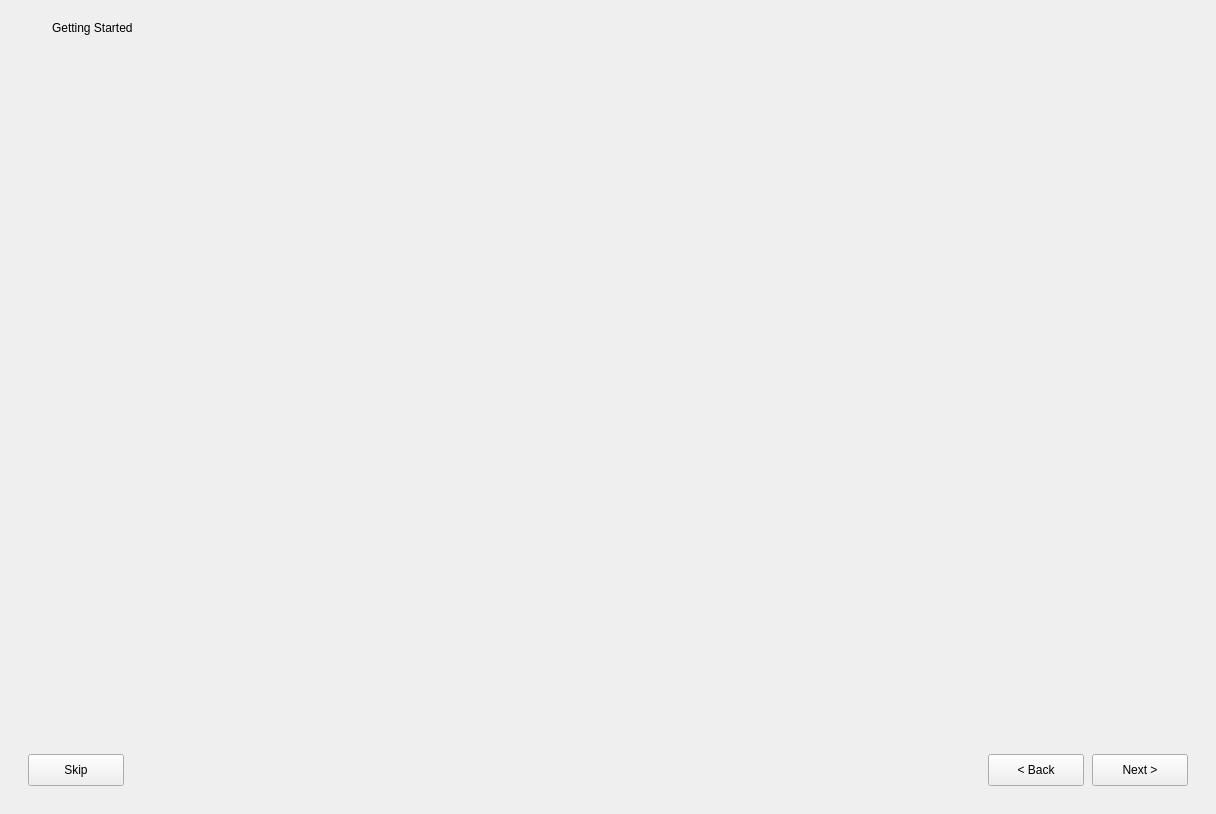
<?xml version="1.0" encoding="UTF-8"?>
<ui version="4.0">
 <class>OnboardingDlg</class>
 <widget class="QWidget" name="OnboardingDlg">
  <property name="geometry">
   <rect>
    <x>0</x>
    <y>0</y>
    <width>1216</width>
    <height>814</height>
   </rect>
  </property>
  <property name="windowTitle">
   <string>Getting Started</string>
  </property>
  <layout class="QVBoxLayout" name="verticalLayoutDialog">
   <property name="spacing">
    <number>0</number>
   </property>
   <property name="leftMargin">
    <number>12</number>
   </property>
   <property name="topMargin">
    <number>12</number>
   </property>
   <property name="rightMargin">
    <number>12</number>
   </property>
   <property name="bottomMargin">
    <number>12</number>
   </property>
   <item>
    <widget class="QFrame" name="frameRoot">
     <property name="frameShape">
      <enum>QFrame::Shape::NoFrame</enum>
     </property>
     <property name="frameShadow">
      <enum>QFrame::Shadow::Plain</enum>
     </property>
     <layout class="QVBoxLayout" name="verticalLayoutRoot">
      <property name="spacing">
       <number>0</number>
      </property>
      <property name="leftMargin">
       <number>0</number>
      </property>
      <property name="topMargin">
       <number>0</number>
      </property>
      <property name="rightMargin">
       <number>0</number>
      </property>
      <property name="bottomMargin">
       <number>0</number>
      </property>
      <item>
       <widget class="QFrame" name="frameTitle">
        <property name="minimumSize">
         <size>
          <width>0</width>
          <height>32</height>
         </size>
        </property>
        <property name="maximumSize">
         <size>
          <width>16777215</width>
          <height>32</height>
         </size>
        </property>
        <property name="frameShape">
         <enum>QFrame::Shape::NoFrame</enum>
        </property>
        <property name="frameShadow">
         <enum>QFrame::Shadow::Plain</enum>
        </property>
        <layout class="QHBoxLayout" name="horizontalLayoutTitle">
         <property name="spacing">
          <number>8</number>
         </property>
         <property name="leftMargin">
          <number>12</number>
         </property>
         <property name="topMargin">
          <number>0</number>
         </property>
         <property name="rightMargin">
          <number>12</number>
         </property>
         <property name="bottomMargin">
          <number>0</number>
         </property>
         <item>
          <widget class="QToolButton" name="btnIconTitle">
           <property name="minimumSize">
            <size>
             <width>20</width>
             <height>20</height>
            </size>
           </property>
           <property name="maximumSize">
            <size>
             <width>20</width>
             <height>20</height>
            </size>
           </property>
           <property name="focusPolicy">
            <enum>Qt::FocusPolicy::NoFocus</enum>
           </property>
           <property name="text">
            <string/>
           </property>
           <property name="iconSize">
            <size>
             <width>16</width>
             <height>16</height>
            </size>
           </property>
           <property name="autoRaise">
            <bool>true</bool>
           </property>
          </widget>
         </item>
         <item>
          <widget class="QLabel" name="lblHeaderTitle">
           <property name="text">
            <string>Getting Started</string>
           </property>
           <property name="alignment">
            <set>Qt::AlignmentFlag::AlignLeading|Qt::AlignmentFlag::AlignLeft|Qt::AlignmentFlag::AlignVCenter</set>
           </property>
          </widget>
         </item>
         <item>
          <spacer name="horizontalSpacerTitle">
           <property name="orientation">
            <enum>Qt::Orientation::Horizontal</enum>
           </property>
           <property name="sizeHint" stdset="0">
            <size>
             <width>40</width>
             <height>20</height>
            </size>
           </property>
          </spacer>
         </item>
        </layout>
       </widget>
      </item>
      <item>
       <widget class="QFrame" name="frameCarousel">
        <property name="frameShape">
         <enum>QFrame::Shape::NoFrame</enum>
        </property>
        <property name="frameShadow">
         <enum>QFrame::Shadow::Plain</enum>
        </property>
        <layout class="QVBoxLayout" name="verticalLayoutCarousel">
         <property name="spacing">
          <number>0</number>
         </property>
         <property name="leftMargin">
          <number>0</number>
         </property>
         <property name="topMargin">
          <number>0</number>
         </property>
         <property name="rightMargin">
          <number>0</number>
         </property>
         <property name="bottomMargin">
          <number>0</number>
         </property>
         <item>
          <widget class="QStackedWidget" name="stackedWidget"/>
         </item>
        </layout>
       </widget>
      </item>
      <item>
       <widget class="QFrame" name="frameButtons">
        <property name="minimumSize">
         <size>
          <width>0</width>
          <height>64</height>
         </size>
        </property>
        <property name="maximumSize">
         <size>
          <width>16777215</width>
          <height>64</height>
         </size>
        </property>
        <property name="frameShape">
         <enum>QFrame::Shape::NoFrame</enum>
        </property>
        <property name="frameShadow">
         <enum>QFrame::Shadow::Plain</enum>
        </property>
        <layout class="QHBoxLayout" name="horizontalLayout">
         <property name="spacing">
          <number>0</number>
         </property>
         <property name="leftMargin">
          <number>16</number>
         </property>
         <property name="topMargin">
          <number>0</number>
         </property>
         <property name="rightMargin">
          <number>16</number>
         </property>
         <property name="bottomMargin">
          <number>0</number>
         </property>
         <item>
          <widget class="QFrame" name="frameLeft">
           <property name="sizePolicy">
            <sizepolicy hsizetype="Fixed" vsizetype="Preferred">
             <horstretch>0</horstretch>
             <verstretch>0</verstretch>
            </sizepolicy>
           </property>
           <property name="minimumSize">
            <size>
             <width>200</width>
             <height>0</height>
            </size>
           </property>
           <property name="maximumSize">
            <size>
             <width>200</width>
             <height>16777215</height>
            </size>
           </property>
           <property name="frameShape">
            <enum>QFrame::Shape::NoFrame</enum>
           </property>
           <property name="frameShadow">
            <enum>QFrame::Shadow::Plain</enum>
           </property>
           <layout class="QHBoxLayout" name="horizontalLayout_2">
            <property name="spacing">
             <number>8</number>
            </property>
            <property name="leftMargin">
             <number>0</number>
            </property>
            <property name="topMargin">
             <number>0</number>
            </property>
            <property name="rightMargin">
             <number>0</number>
            </property>
            <property name="bottomMargin">
             <number>0</number>
            </property>
            <item>
             <widget class="QPushButton" name="btnSkip">
              <property name="minimumSize">
               <size>
                <width>96</width>
                <height>32</height>
               </size>
              </property>
              <property name="maximumSize">
               <size>
                <width>96</width>
                <height>32</height>
               </size>
              </property>
              <property name="text">
               <string>Skip</string>
              </property>
             </widget>
            </item>
            <item>
             <spacer name="horizontalSpacer">
              <property name="orientation">
               <enum>Qt::Orientation::Horizontal</enum>
              </property>
              <property name="sizeHint" stdset="0">
               <size>
                <width>2</width>
                <height>1</height>
               </size>
              </property>
             </spacer>
            </item>
           </layout>
          </widget>
         </item>
         <item>
          <spacer name="horizontalSpacerLeft">
           <property name="orientation">
            <enum>Qt::Orientation::Horizontal</enum>
           </property>
           <property name="sizeHint" stdset="0">
            <size>
             <width>2</width>
             <height>1</height>
            </size>
           </property>
          </spacer>
         </item>
         <item>
          <widget class="OnboardingIndicator" name="onboardingIndicator" native="true"/>
         </item>
         <item>
          <spacer name="horizontalSpacerRight">
           <property name="orientation">
            <enum>Qt::Orientation::Horizontal</enum>
           </property>
           <property name="sizeHint" stdset="0">
            <size>
             <width>2</width>
             <height>1</height>
            </size>
           </property>
          </spacer>
         </item>
         <item>
          <widget class="QFrame" name="frameRight">
           <property name="sizePolicy">
            <sizepolicy hsizetype="Fixed" vsizetype="Preferred">
             <horstretch>0</horstretch>
             <verstretch>0</verstretch>
            </sizepolicy>
           </property>
           <property name="minimumSize">
            <size>
             <width>216</width>
             <height>0</height>
            </size>
           </property>
           <property name="maximumSize">
            <size>
             <width>216</width>
             <height>16777215</height>
            </size>
           </property>
           <property name="frameShape">
            <enum>QFrame::Shape::NoFrame</enum>
           </property>
           <property name="frameShadow">
            <enum>QFrame::Shadow::Plain</enum>
           </property>
           <layout class="QHBoxLayout" name="horizontalLayout_3">
            <property name="spacing">
             <number>8</number>
            </property>
            <property name="leftMargin">
             <number>0</number>
            </property>
            <property name="topMargin">
             <number>0</number>
            </property>
            <property name="rightMargin">
             <number>0</number>
            </property>
            <property name="bottomMargin">
             <number>0</number>
            </property>
            <item>
             <spacer name="horizontalSpacer_2">
              <property name="orientation">
               <enum>Qt::Orientation::Horizontal</enum>
              </property>
              <property name="sizeHint" stdset="0">
               <size>
                <width>2</width>
                <height>1</height>
               </size>
              </property>
             </spacer>
            </item>
            <item>
             <widget class="QPushButton" name="btnBack">
              <property name="minimumSize">
               <size>
                <width>96</width>
                <height>32</height>
               </size>
              </property>
              <property name="maximumSize">
               <size>
                <width>96</width>
                <height>32</height>
               </size>
              </property>
              <property name="text">
               <string>&lt; Back</string>
              </property>
             </widget>
            </item>
            <item>
             <widget class="QPushButton" name="btnNext">
              <property name="minimumSize">
               <size>
                <width>96</width>
                <height>32</height>
               </size>
              </property>
              <property name="maximumSize">
               <size>
                <width>96</width>
                <height>32</height>
               </size>
              </property>
              <property name="text">
               <string>Next &gt;</string>
              </property>
             </widget>
            </item>
           </layout>
          </widget>
         </item>
        </layout>
       </widget>
      </item>
     </layout>
    </widget>
   </item>
  </layout>
 </widget>
 <customwidgets>
  <customwidget>
   <class>OnboardingIndicator</class>
   <extends>QWidget</extends>
   <header>onboardingindicator.h</header>
  </customwidget>
 </customwidgets>
 <resources/>
 <connections/>
</ui>
